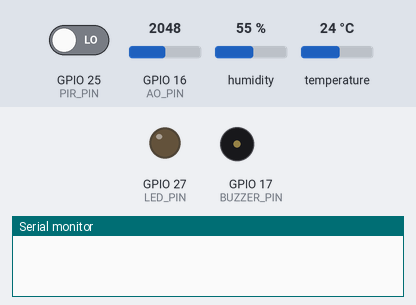
Recording of a sketch running on a simulated ESP32. On the bench: output pins drawn as LEDs (lit = HIGH), buzzer (waves = sounding, pin HIGH), the last lines printed to the serial monitor. The test bench sets the inputs (shaded band); at power-on: GPIO 25 (PIR_PIN) LOW, GPIO 16 (AO_PIN) = 2048, humidity 55 %, temperature 24 °C. WiFi joins after 1.5 s; servers stay silent unless stated.

Above: at 3.0 s.
3.1 s: GPIO 25 (PIR_PIN) driven HIGH
At 4.3 s:
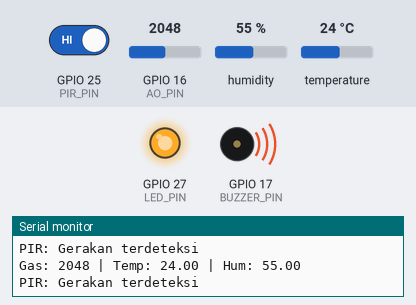
5.3 s: GPIO 25 (PIR_PIN) driven LOW
At 5.6 s:
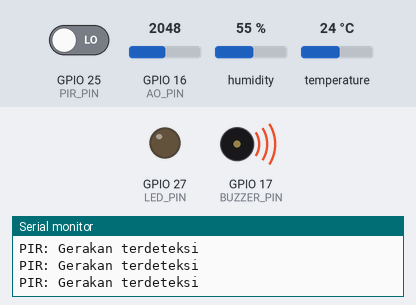
6.8 s: GPIO 16 (AO_PIN) set to 106
9.0 s: GPIO 16 (AO_PIN) set to 96
At 10.3 s:
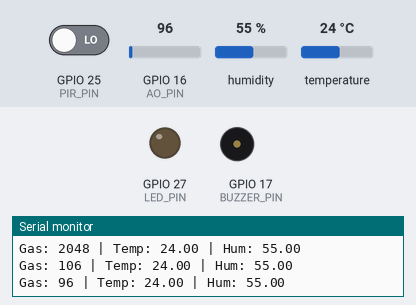
11.3 s: GPIO 16 (AO_PIN) set to 491
At 12.7 s:
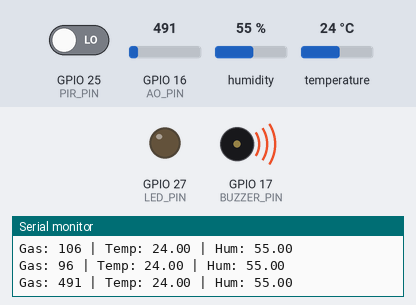
Timing chart, 0 to 14.3 s (numbered marks = the images above; inputs shaded):
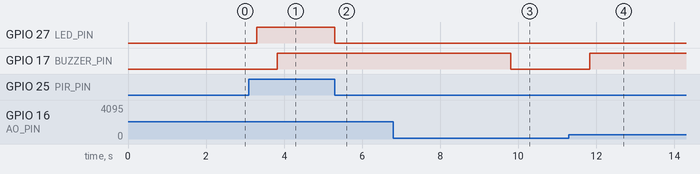

Measured:
- the behaviour switches between 101 and 100 on GPIO 16 (AO_PIN) (found by bisection; images 2 and 3)
- after the input at 3.1 s, GPIO 27 (LED_PIN): LOW → HIGH after 0.20 s
- after the input at 5.3 s, GPIO 27 (LED_PIN): HIGH → LOW at once
- after the input at 9.0 s, GPIO 17 (BUZZER_PIN): HIGH → LOW after 0.81 s
- after the input at 11.3 s, GPIO 17 (BUZZER_PIN): LOW → HIGH after 0.53 s

The sketch:

smart_home.ino
```cpp
/* ================= BLYNK CONFIG ================= */
#define BLYNK_TEMPLATE_ID "TMPL6MxW7MPMX"
#define BLYNK_TEMPLATE_NAME "Multisensor ESP32"
#define BLYNK_AUTH_TOKEN "HPvcx8jOYJHJjQyC_vQZOL5vIT66yxWv"
#define BLYNK_PRINT Serial

#include <WiFi.h>
#include <WiFiClient.h>
#include <DHT.h>
#include <BlynkSimpleEsp32.h>

/* ================= WIFI CONFIG ================= */
char ssid[] = "LAP_RES";
char pass[] = "qwertyu888";

BlynkTimer timer;

/* ================= PIN CONFIG ================= */
#define AO_PIN 16  // Pin GPIO36 pada ESP32 terhubung ke pin AO (Analog Output) dari sensor MQ2
#define DHT11_PIN 26
#define PIR_PIN 25
#define LED_PIN 27  // LED 3.3V + resistor
#define BUZZER_PIN 17

/* ================= SENSOR ================= */
DHT dht11(DHT11_PIN, DHT11);
int gasThreshold = 100;  // ambang untuk sensor gas, bisa disesuaikan dengan hasil eksperimen

void sendToBlynk() {
  int gasValue = analogRead(AO_PIN);
  float temperature = dht11.readTemperature();
  float humidity = dht11.readHumidity();

  Blynk.virtualWrite(V0, gasValue);
  Blynk.virtualWrite(V1, temperature);
  Blynk.virtualWrite(V2, humidity);

  Serial.print("Gas: ");
  Serial.print(gasValue);
  Serial.print(" | Temp: ");
  Serial.print(temperature);
  Serial.print(" | Hum: ");
  Serial.println(humidity);

  // GAS ALERT
  if (gasValue > gasThreshold) {
    digitalWrite(BUZZER_PIN, HIGH);
    Blynk.virtualWrite(V4, "GAS TERDETEKSI");
    Blynk.logEvent("gas_alert", "Kebocoran gas terdeteksi!");
  } else {
    digitalWrite(BUZZER_PIN, LOW);
    Blynk.virtualWrite(V4, "Aman");
  }
}

void checkPIR() {
  int pirState = digitalRead(PIR_PIN);

  if (pirState == HIGH) {
    digitalWrite(LED_PIN, HIGH);
    Blynk.virtualWrite(V3, "Gerakan!");
    Serial.println("PIR: Gerakan terdeteksi");
  } else {
    digitalWrite(LED_PIN, LOW);
    Blynk.virtualWrite(V3, "Tidak ada");
  }
}

void setup() {
  Serial.begin(9600);

  pinMode(PIR_PIN, INPUT);
  pinMode(LED_PIN, OUTPUT);
  pinMode(BUZZER_PIN, OUTPUT);

  digitalWrite(LED_PIN, LOW);
  digitalWrite(BUZZER_PIN, LOW);

  dht11.begin();
  Blynk.begin(BLYNK_AUTH_TOKEN, ssid, pass);

  timer.setInterval(2000L, sendToBlynk);
  timer.setInterval(500L, checkPIR);
}

void loop() {
  // put your main code here, to run repeatedly:
  Blynk.run();
  timer.run();
}
```
